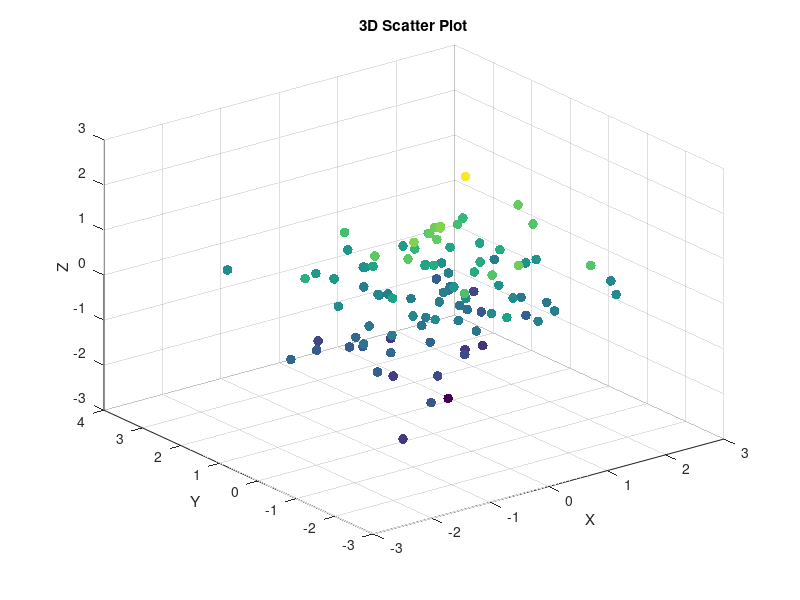

This chart was generated by the following MATLAB code:
x = randn(1, 100);
y = randn(1, 100);
z = randn(1, 100);
scatter3(x, y, z, 50, z, 'filled')  % Size & color by z
xlabel('X'), ylabel('Y'), zlabel('Z')
title('3D Scatter Plot')